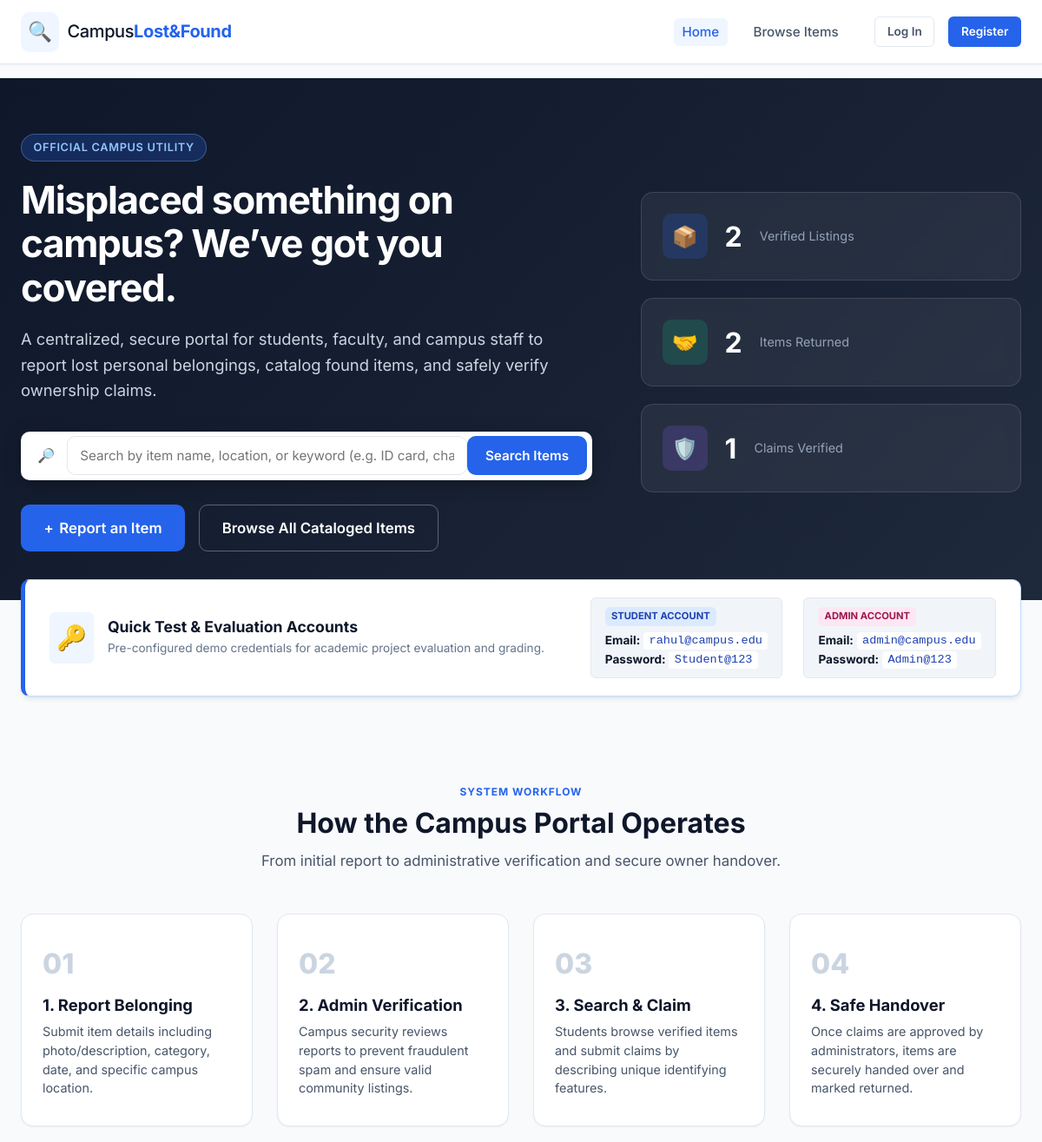
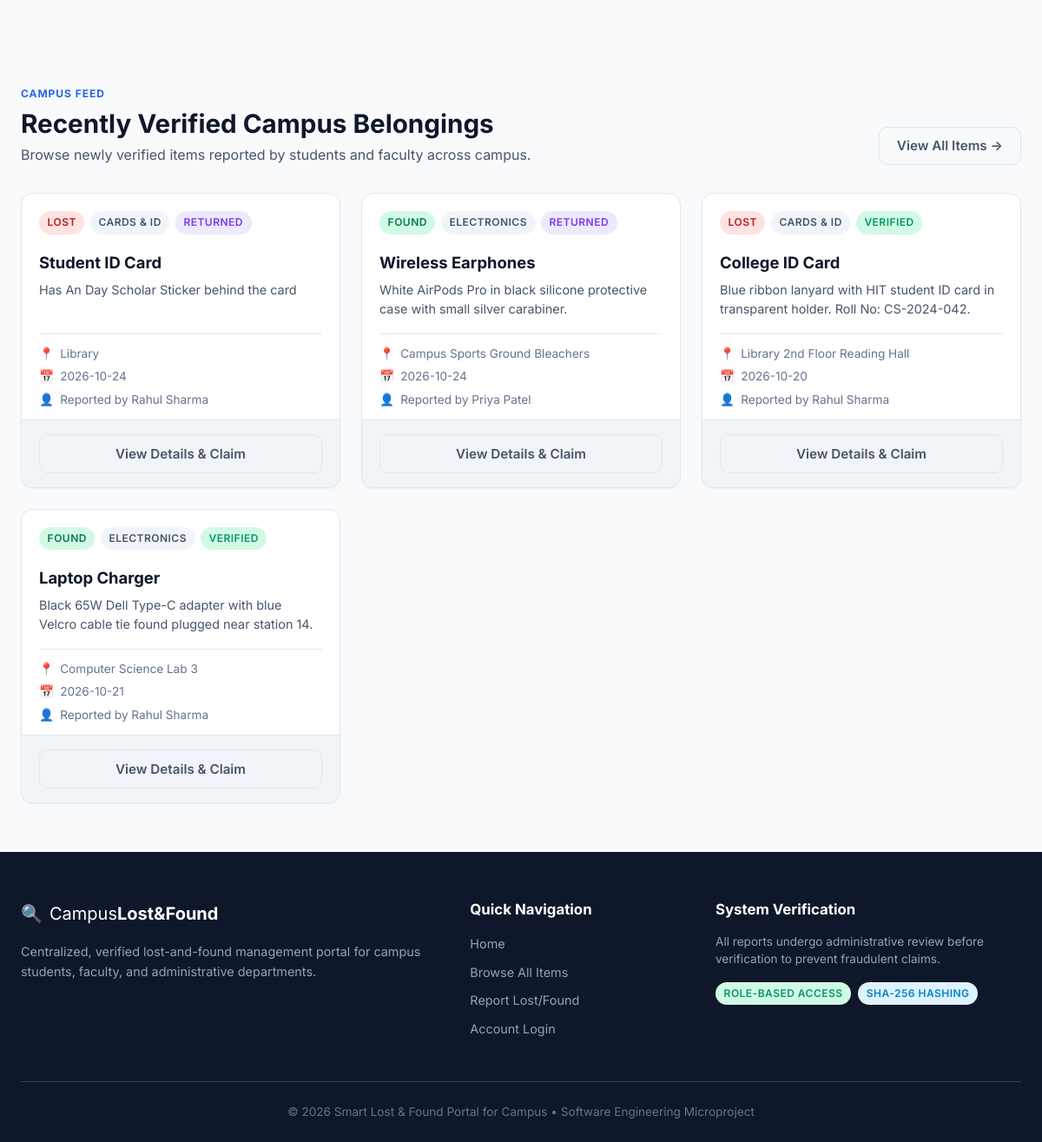
The page / on the database its author committed (2 pictures, top to bottom).
### tables this page shows
CREATE TABLE items (
    id INTEGER PRIMARY KEY AUTOINCREMENT,
    title TEXT NOT NULL,
    description TEXT NOT NULL,
    category TEXT NOT NULL,
    location TEXT NOT NULL,
    date TEXT NOT NULL,
    item_type TEXT NOT NULL CHECK(item_type IN ('Lost', 'Found')),
    reported_by INTEGER NOT NULL,
    status TEXT NOT NULL DEFAULT 'Pending' CHECK(status IN ('Pending', 'Verified', 'Rejected', 'Returned')),
    created_at TIMESTAMP DEFAULT CURRENT_TIMESTAMP,
    FOREIGN KEY (reported_by) REFERENCES users (id) ON DELETE CASCADE
);

CREATE TABLE users (
    id INTEGER PRIMARY KEY AUTOINCREMENT,
    name TEXT NOT NULL,
    email TEXT UNIQUE NOT NULL,
    password TEXT NOT NULL,
    role TEXT NOT NULL DEFAULT 'student' CHECK(role IN ('student', 'admin')),
    created_at TIMESTAMP DEFAULT CURRENT_TIMESTAMP
);

### app.py (the view)
@app.route("/")
def index():
    conn = get_db_connection(app.config["DATABASE"])
    recent_items = conn.execute(
        """SELECT i.*, u.name AS reporter_name
           FROM items i
           JOIN users u ON i.reported_by = u.id
           WHERE i.status IN ('Verified', 'Returned')
           ORDER BY i.created_at DESC LIMIT 6"""
    ).fetchall()
    stats = {
        "verified_items": conn.execute("SELECT COUNT(*) FROM items WHERE status = 'Verified'").fetchone()[0],
        "returned_items": conn.execute("SELECT COUNT(*) FROM items WHERE status = 'Returned'").fetchone()[0],
        "active_claims": conn.execute("SELECT COUNT(*) FROM claims WHERE status = 'Approved'").fetchone()[0],
    }
    conn.close()
    return render_template("index.html", recent_items=recent_items, stats=stats)

### app.py (called while the page is built)
@app.context_processor
def inject_global_data():
    return {
        "categories": VALID_CATEGORIES,
        "current_user_id": session.get("user_id"),
        "current_user_name": session.get("user_name"),
        "current_user_role": session.get("user_role"),
        "now": datetime.now()
    }

### database/db.py (called while the page is built)
def get_db_connection(db_path=None):
    path = db_path or DEFAULT_DB_PATH
    conn = sqlite3.connect(path)
    conn.row_factory = sqlite3.Row
    conn.execute("PRAGMA foreign_keys = ON;")
    return conn

### templates/index.html (shortened to what this page needs)
{% extends "base.html" %}
{% block content %}
<section class="hero-section">
    <div class="hero-container">
        <div class="hero-content">
            <span class="hero-pill">Official Campus Utility</span>
            <h1 class="hero-title">Misplaced something on campus? We’ve got you covered.</h1>
            <p class="hero-subtitle">
                A centralized, secure portal for students, faculty, and campus staff to report lost personal belongings, catalog found items, and safely verify ownership claims.
            </p>
            <form action="{{ url_for('items') }}" method="GET" class="hero-search-box">
                <div class="search-input-group">
                    <span class="search-icon">🔎</span>
                    <input type="text" name="q" placeholder="Search by item name, location, or keyword (e.g. ID card, charger)..." required>
                    <button type="submit" class="btn btn-primary" id="hero-search-submit">Search Items</button>
                </div>
            </form>
            <div class="hero-buttons">
                <a href="{{ url_for('report_item') }}" class="btn btn-primary btn-lg" id="hero-report-btn">
                    <span>+</span> Report an Item
                </a>
                <a href="{{ url_for('items') }}" class="btn btn-outline btn-lg" id="hero-browse-btn">
                    Browse All Cataloged Items
                </a>
            </div>
        </div>
        <div class="hero-stats-grid">
            <div class="stat-card">
                <div class="stat-icon bg-blue">📦</div>
                <div class="stat-number">{{ stats.verified_items }}</div>
                <div class="stat-label">Verified Listings</div>
            </div>
            <div class="stat-card">
                <div class="stat-icon bg-green">🤝</div>
                <div class="stat-number">{{ stats.returned_items }}</div>
                <div class="stat-label">Items Returned</div>
            </div>
            <div class="stat-card">
                <div class="stat-icon bg-purple">🛡️</div>
                <div class="stat-number">{{ stats.active_claims }}</div>
                <div class="stat-label">Claims Verified</div>
            </div>
        </div>
    </div>
</section>
<section class="demo-credentials-banner">
    <div class="demo-card">
        <div class="demo-header">
            <span class="demo-icon">🔑</span>
            <div>
                <h3>Quick Test &amp; Evaluation Accounts</h3>
                <p>Pre-configured demo credentials for academic project evaluation and grading.</p>
            </div>
        </div>
        <div class="demo-grid">
            <div class="demo-item">
                <span class="demo-role student-role">Student Account</span>
                <p><strong>Email:</strong> <code>rahul@campus.edu</code></p>
                <p><strong>Password:</strong> <code>Student@123</code></p>
            </div>
            <div class="demo-item">
                <span class="demo-role admin-role">Admin Account</span>
                <p><strong>Email:</strong> <code>admin@campus.edu</code></p>
                <p><strong>Password:</strong> <code>Admin@123</code></p>
            </div>
        </div>
    </div>
</section>
<section class="workflow-section">
    <div class="section-container">
        <div class="section-header">
            <span class="section-tag">System Workflow</span>
            <h2>How the Campus Portal Operates</h2>
            <p>From initial report to administrative verification and secure owner handover.</p>
        </div>
        <div class="workflow-cards">
            <div class="step-card">
                <div class="step-num">01</div>
                <h3>1. Report Belonging</h3>
                <p>Submit item details including photo/description, category, date, and specific campus location.</p>
            </div>
            <div class="step-card">
                <div class="step-num">02</div>
                <h3>2. Admin Verification</h3>
                <p>Campus security reviews reports to prevent fraudulent spam and ensure valid community listings.</p>
            </div>
            <div class="step-card">
                <div class="step-num">03</div>
                <h3>3. Search &amp; Claim</h3>
                <p>Students browse verified items and submit claims by describing unique identifying features.</p>
            </div>
            <div class="step-card">
                <div class="step-num">04</div>
                <h3>4. Safe Handover</h3>
                <p>Once claims are approved by administrators, items are securely handed over and marked returned.</p>
            </div>
        </div>
    </div>
</section>
<section class="recent-items-section">
    <div class="section-container">
        <div class="section-header-row">
            <div>
                <span class="section-tag">Campus Feed</span>
                <h2>Recently Verified Campus Belongings</h2>
                <p>Browse newly verified items reported by students and faculty across campus.</p>
            </div>
            <a href="{{ url_for('items') }}" class="btn btn-outline" id="view-all-items-btn">View All Items &rarr;</a>
        </div>
        {% if recent_items %}
            <div class="items-grid">
                {% for item in recent_items %}
                    <div class="item-card">
                        <div class="item-card-header">
                            <span class="badge {% if item.item_type == 'Lost' %}badge-lost{% else %}badge-found{% endif %}">
                                {{ item.item_type }}
                            </span>
                            <span class="badge badge-category">{{ item.category }}</span>
                            <span class="badge badge-status-{{ item.status|lower }}">{{ item.status }}</span>
                        </div>
                        <div class="item-card-body">
                            <h3 class="item-title">
                                <a href="{{ url_for('item_details', item_id=item.id) }}">{{ item.title }}</a>
                            </h3>
                            <p class="item-desc">{{ item.description|truncate(110) }}</p>
                            <div class="item-meta">
                                <div class="meta-row">
                                    <span class="meta-icon">📍</span>
                                    <span class="meta-text">{{ item.location }}</span>
                                </div>
                                <div class="meta-row">
                                    <span class="meta-icon">📅</span>
                                    <span class="meta-text">{{ item.date }}</span>
                                </div>
                                <div class="meta-row">
                                    <span class="meta-icon">👤</span>
                                    <span class="meta-text">Reported by {{ item.reporter_name }}</span>
                                </div>
                            </div>
                        </div>
                        <div class="item-card-footer">
                            <a href="{{ url_for('item_details', item_id=item.id) }}" class="btn btn-outline btn-block">
                                View Details &amp; Claim
                            </a>
                        </div>
                    </div>
                {% endfor %}
            </div>
        {% endif %}
    </div>
</section>
{% endblock %}

### templates/base.html (shortened to what this page needs)
<!DOCTYPE html>
<html lang="en">
<head>
    <link rel="stylesheet" href="{{ url_for('static', filename='css/style.css') }}">
</head>
<body>
    <header class="navbar-wrapper">
        <div class="nav-container">
            <a href="{{ url_for('index') }}" class="brand-logo" id="nav-brand-logo">
                <span class="logo-icon">🔍</span>
                <span class="brand-text">Campus<strong>Lost&Found</strong></span>
            </a>
            <nav class="nav-menu" id="navMenu">
                <ul class="nav-links">
                    <li><a href="{{ url_for('index') }}" class="nav-link {% if request.endpoint == 'index' %}active{% endif %}">Home</a></li>
                    <li><a href="{{ url_for('items') }}" class="nav-link {% if request.endpoint == 'items' %}active{% endif %}">Browse Items</a></li>
                </ul>
                <div class="nav-actions">
                    {% if session.get('user_id') %}
                        <div class="user-profile-badge">
                            <span class="avatar-circle">{{ session.get('user_name', 'U')[0]|upper }}</span>
                            <div class="user-info">
                                <span class="user-name">{{ session.get('user_name') }}</span>
                                <span class="user-role">{{ session.get('user_role')|capitalize }}</span>
                            </div>
                        </div>
                        <a href="{{ url_for('logout') }}" class="btn btn-outline-danger btn-sm" id="nav-logout-btn">Logout</a>
                    {% else %}
                        <a href="{{ url_for('login') }}" class="btn btn-outline btn-sm" id="nav-login-btn">Log In</a>
                        <a href="{{ url_for('register') }}" class="btn btn-primary btn-sm" id="nav-register-btn">Register</a>
                    {% endif %}
                </div>
            </nav>
        </div>
    </header>
    <main class="main-content">
        {% block content %}{% endblock %}
    </main>
    <footer class="portal-footer">
        <div class="footer-container">
            <div class="footer-col">
                <div class="footer-logo">
                    <span>🔍</span>
                    <span>Campus<strong>Lost&Found</strong></span>
                </div>
                <p class="footer-desc">
                    Centralized, verified lost-and-found management portal for campus students, faculty, and administrative departments.
                </p>
            </div>
            <div class="footer-col">
                <h4>Quick Navigation</h4>
                <ul>
                    <li><a href="{{ url_for('index') }}">Home</a></li>
                    <li><a href="{{ url_for('items') }}">Browse All Items</a></li>
                    <li><a href="{{ url_for('report_item') }}">Report Lost/Found</a></li>
                    <li><a href="{{ url_for('login') }}">Account Login</a></li>
                </ul>
            </div>
            <div class="footer-col">
                <h4>System Verification</h4>
                <p class="security-note">
                    All reports undergo administrative review before verification to prevent fraudulent claims.
                </p>
                <div class="badge-list">
                    <span class="badge badge-success">Role-Based Access</span>
                    <span class="badge badge-info">SHA-256 Hashing</span>
                </div>
            </div>
        </div>
        <div class="footer-bottom">
            <p>&copy; {{ now.year }} Smart Lost &amp; Found Portal for Campus &bull; Software Engineering Microproject</p>
        </div>
    </footer>
</body>
</html>

### rows shown on the page
items: item_type "LOST", category "CARDS & ID", status "RETURNED", title "Student ID Card", description "Has An Day Scholar Sticker behind the card", location "Library", date "2026-10-24", reporter_name "Rahul Sharma"
items: item_type "FOUND", category "ELECTRONICS", status "RETURNED", title "Wireless Earphones", description "White AirPods Pro in black silicone protective case with small silver carabiner.", location "Campus Sports Ground Bleachers", date "2026-10-24", reporter_name "Priya Patel"
items: item_type "LOST", category "CARDS & ID", status "VERIFIED", title "College ID Card", description "Blue ribbon lanyard with HIT student ID card in transparent holder. Roll No: CS-2024-042.", location "Library 2nd Floor Reading Hall", date "2026-10-20", reporter_name "Rahul Sharma"
items: item_type "FOUND", category "ELECTRONICS", status "VERIFIED", title "Laptop Charger", description "Black 65W Dell Type-C adapter with blue Velcro cable tie found plugged near station 14.", location "Computer Science Lab 3", date "2026-10-21", reporter_name "Rahul Sharma"

### other values the page prints
{{ stats.verified_items }} "2"
{{ stats.returned_items }} "2"
{{ stats.active_claims }} "1"
